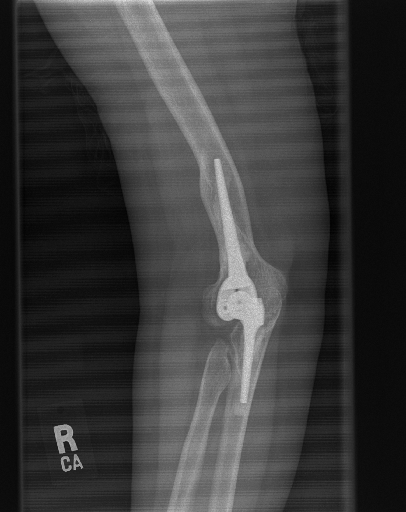
#> input picture Images/12.png, 406 x 512 px
$ python MainFeat.py   (older library calls are emulated)
#> lines starting #> are read from the running program, lines starting #| are printed output that depends on the picture; after the words box and inside, x2 and y2 are one past the last pixel; in counts of white or black regions, pixels touching at a corner belong together
import cv2
import matplotlib.pyplot as plt
import numpy as np

img1=cv2.imread('Images/12.png')
#> img1 is the input picture: shape (512, 406, 3); min 2, max 225, mean 57.7
img=cv2.cvtColor(img1, cv2.COLOR_BGR2GRAY )
img=cv2.medianBlur(img, 3)
plt.subplot(1,4,1)
plt.imshow(img,cmap='gray')
plt.title("Original")

# k-means Segmentation
Z = img.reshape((-1,2))
#> Z = 103936 pairs, first value 4 to 214, second value 4 to 214
# convert to np.float32
Z = np.float32(Z)
# define criteria, number of clusters(K) and apply kmeans()
criteria = (cv2.TERM_CRITERIA_EPS + cv2.TERM_CRITERIA_MAX_ITER, 10, 1.0)
K = 3
ret,label,center=cv2.kmeans(Z,K,None,criteria,10,cv2.KMEANS_RANDOM_CENTERS)
#> ret = 45140490.6; center = [[23.49, 23.49], [82.34, 82.33], [136.6, 136.6]]
# Now convert back into uint8, and make original image
center = np.uint8(center)
#> center = [[23, 23], [82, 82], [136, 136]]
res = center[label.flatten()]
#> res = 103936 pairs, first value 23 to 136, second value 23 to 136
res2 = res.reshape((img.shape))
ret, res2 = cv2. threshold(res2,127,255,cv2.THRESH_BINARY)
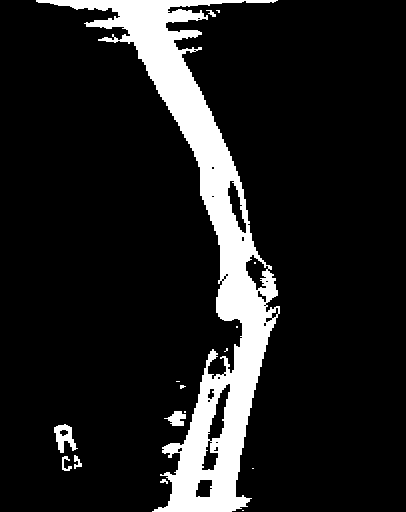
#> res2: shape (512, 406); 12.2% white; 16 white regions (9 under 20 px), largest, box (x1, y1, x2, y2) and area: (36, 0, 280, 512) 24628, (54, 424, 78, 453) 352, (164, 411, 186, 426) 196
plt.subplot(1,4,2)
plt.imshow(res2,cmap='gray')
plt.title("K-means")

# watershared Segmentation
ret, thresh = cv2.threshold(img,0,255,cv2.THRESH_BINARY_INV+cv2.THRESH_OTSU)
#> thresh: shape (512, 406); 56.9% white; 9 black regions (5 under 20 px), largest, box (x1, y1, x2, y2) and area: (16, 0, 342, 512) 88932, (54, 424, 78, 454) 417, (61, 454, 83, 472) 191, (343, 482, 350, 512) 122
#> ret = 62
# noise removal
kernel = np.ones((3,3),np.uint8)
opening = cv2.morphologyEx(thresh,cv2.MORPH_OPEN,kernel, iterations = 2)
#> opening: shape (512, 406); 56.6% white; 5 black regions (2 under 20 px), largest, box (x1, y1, x2, y2) and area: (16, 0, 342, 512) 89289, (54, 424, 83, 472) 731, (343, 482, 350, 512) 129

# sure background area
sure_bg = cv2.dilate(opening,kernel,iterations=3)
#> sure_bg: shape (512, 406); 59.5% white; 3 black regions, box (x1, y1, x2, y2) and area: (37, 0, 308, 512) 84085, (57, 428, 70, 443) 133, (64, 459, 77, 468) 68

# Finding sure foreground area
dist_transform = cv2.distanceTransform(opening,cv2.DIST_L2,5)
ret, sure_fg = cv2.threshold(dist_transform,0.7*dist_transform.max(),255,0)
#> sure_fg: shape (512, 406) float32; 2.8% white; 1 white region, box (x1, y1, x2, y2) and area: (0, 146, 47, 336) 5921
#> ret = 104.6

# Finding unknown region
sure_fg = np.uint8(sure_fg)
unknown = cv2.subtract(sure_bg,sure_fg)
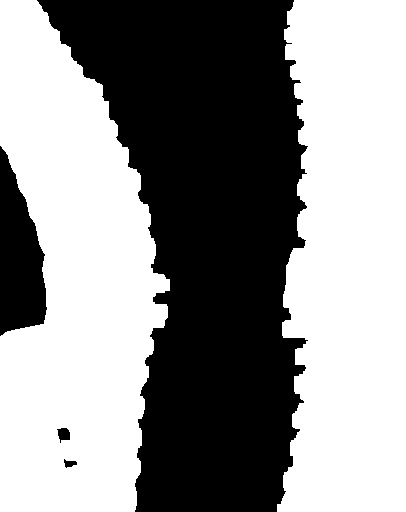
#> unknown: shape (512, 406); 56.6% white; 4 black regions, box (x1, y1, x2, y2) and area: (37, 0, 308, 512) 84085, (0, 146, 47, 336) 5921, (57, 428, 70, 443) 133, (64, 459, 77, 468) 68

ret, markers = cv2.connectedComponents(sure_fg)
#> ret = 2

# Add one to all labels so that sure background is not 0, but 1
markers = markers+1

# Now, mark the region of unknown with zero
markers[unknown==255] = 0
#> markers: shape (512, 406) int32; 3 distinct labels, from 0 to 2
markers = cv2.watershed(img1,markers)
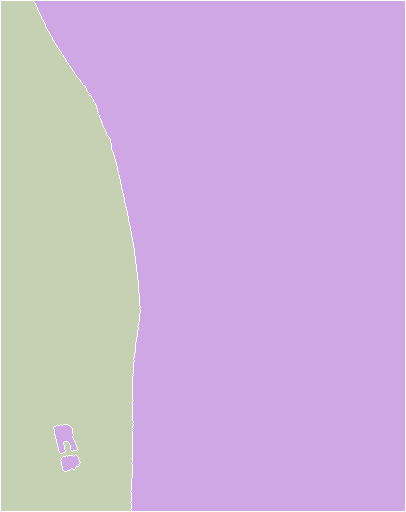
#> markers: shape (512, 406) int32; 3 distinct labels, from -1 to 2; one colour per label, 0 black, -1 white
img1[markers == -1] = [255,0,0]
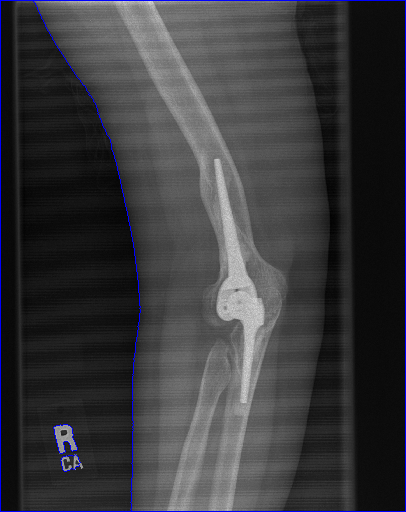
#> img1: shape (512, 406, 3); 1.2% of pixels changed, all inside (x1, y1, x2, y2) = (0, 0, 406, 512)

plt.subplot(1,4,3)
plt.imshow(markers,cmap='gray')
plt.title("Watershared")

#thresolding
ret, thresh = cv2.threshold(img,0,255,cv2.THRESH_BINARY_INV+cv2.THRESH_OTSU)
#> ret = 62
plt.subplot(1,4,4)
plt.imshow(~thresh,cmap='gray')
plt.title("Thresolding")


#Shape
from skimage.measure import label, regionprops
label_img = label(res2)
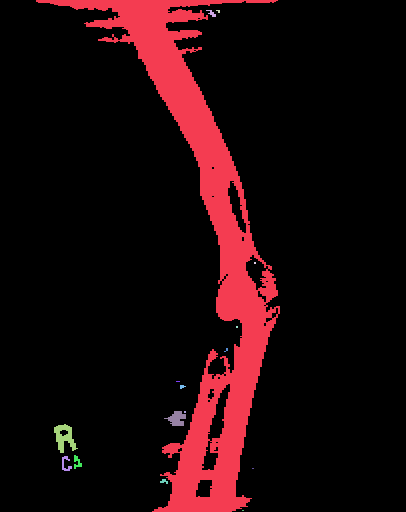
#> label_img: shape (512, 406) int64; 17 distinct labels, from 0 to 16; one colour per label, 0 black
areas = min([r.area for r in regionprops(label_img)])
#> areas = 2
centroid = min([r.centroid for r in regionprops(label_img)])
#> centroid = (10.75, 218)

#Texture
from skimage.feature import greycomatrix, greycoprops
g = greycomatrix(img, [1], [0],  symmetric = True, normed = True )
contrast = greycoprops(g, 'contrast')
#> contrast = [18.91]
correlation = greycoprops(g, 'correlation')
#> correlation = [0.995]
energy = greycoprops(g, 'energy')
#> energy = [0.0802]
homogeneity = greycoprops(g, 'homogeneity')
#> homogeneity = [0.614]

#HOG
img1=cv2.imread('Images/12.png')
from skimage.feature import hog
from skimage.transform import resize
resized_img = resize(img1, (128*4, 64*4))
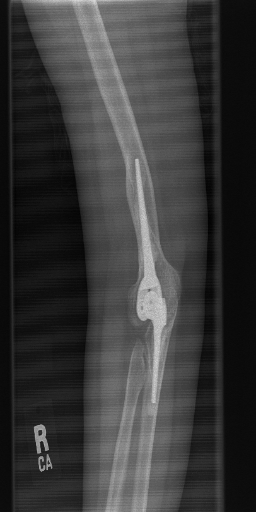
#> resized_img: shape (512, 256, 3) float64; min 0.00802, max 0.842, mean 0.226
fh, hog_image = hog(resized_img, orientations=9, pixels_per_cell=(64, 64),cells_per_block=(2, 2), visualize=True, multichannel=True)
#> fh = 756 values, max 0.286 at index 296, min 0.0336 at index 409, mean 0.153

ft1=[areas,centroid[0],float(contrast),float(correlation),float(energy),float(homogeneity)]
#> ft1 = [2, 10.75, 18.91, 0.995, 0.0802, 0.614]
for i in fh :
    ft1.append(i)
#> this loop made 756 passes
#> i on passes 1 to 3: 0.188, 0.0522, 0.0659
#> after the loop, ft1 = 762 values, max 18.91 at index 2, min 0.0336 at index 415, mean 0.195
ft1 = [ '%.2f' % elem for elem in ft1 ]
#> ft1 = 762 items, first 6: '2.00', '10.75', '18.91', '0.99', '0.08', '0.61'
print(ft1)
#> (printed output is left out)

#GWT
from scipy import ndimage as ndi
from skimage.filters import gabor_kernel
kernels = []
for theta in range(4):
    theta = theta / 4. * np.pi
    for sigma in (1, 3):
        for frequency in (0.05, 0.25):
            kernel = np.real(gabor_kernel(frequency, theta=theta,
                                          sigma_x=sigma, sigma_y=sigma))
            kernels.append(kernel)
GBW = np.zeros((len(kernels), 2), dtype=np.double)
for k, kernel in enumerate(kernels):
    filtered = ndi.convolve(img, kernel, mode='wrap')
    GBW[k, 0] = filtered.mean()
    GBW[k, 1] = filtered.var()
#> after the loop, GBW = 16 rows, first 8: [54.39, 1619.5], [16.28, 153.8], [36.52, 724.9], [2.34, 585.5], [54.39, 1619.4], [16.31, 153.5], [36.84, 732.4], [0.527, 133]
GBWF=GBW.reshape((-1, 1))
#> GBWF = 32 values, max 1619.5 at index 1, min 0.527 at index 14, mean 370.4
ft2=[areas,centroid[0],float(contrast),float(correlation),float(energy),float(homogeneity)]
#> ft2 = [2, 10.75, 18.91, 0.995, 0.0802, 0.614]
for i in GBWF :
    ft2.append(i)
#> this loop made 32 passes
#> i on passes 1 to 12: [54.39], [1619.5], [16.28], [153.8], [36.52], [724.9], [2.34], [585.5], [54.39], [1619.4], [16.31], [153.5]
#> after the loop, ft2 = 38 items, first 6: 2, 10.75, 18.91, 0.995, 0.0802, 0.614
ft2 = [ '%.2f' % elem for elem in ft2 ]
#> ft2 = 38 items, first 6: '2.00', '10.75', '18.91', '0.99', '0.08', '0.61'
print(ft2)
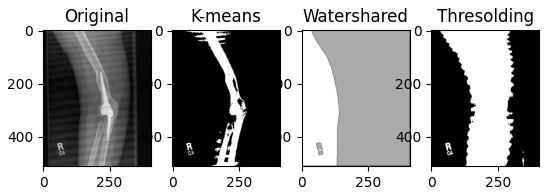
#> figure drawn by matplotlib, 4 panels
